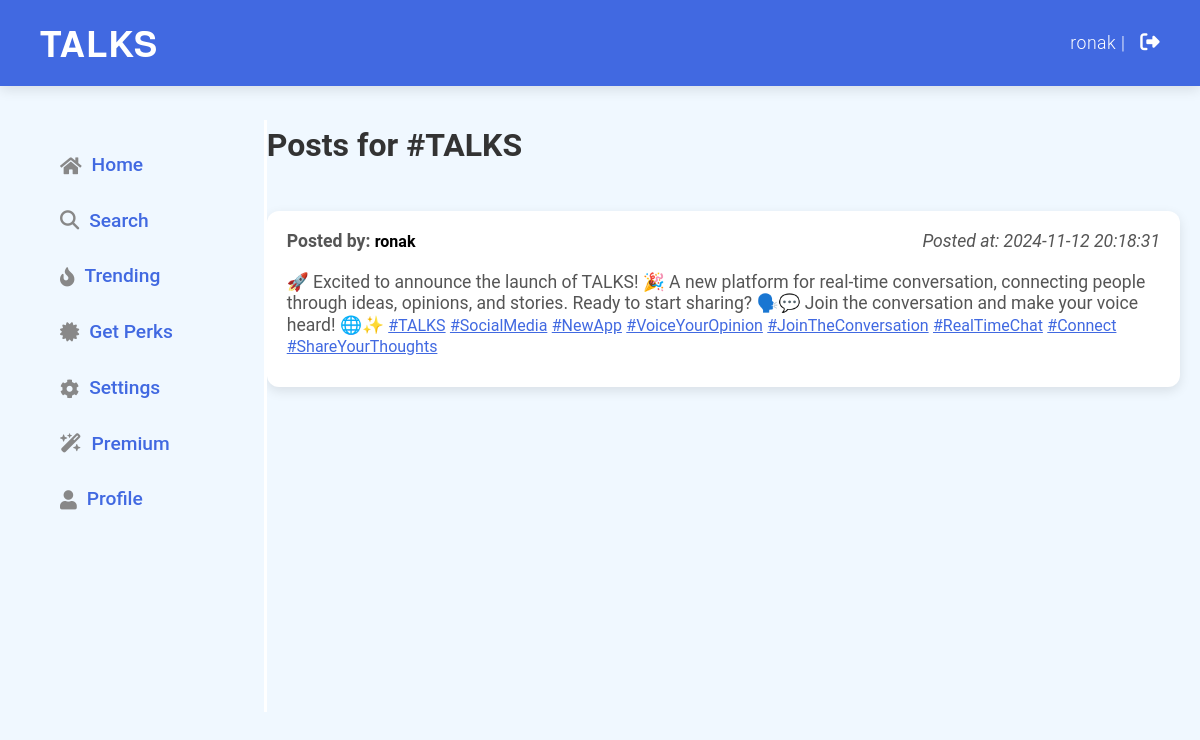
/hashtags/TALKS (signed in), run on the app's committed database.
### tables this page shows
CREATE TABLE users (
    id INTEGER PRIMARY KEY AUTOINCREMENT,
    username TEXT NOT NULL UNIQUE,
    email TEXT NOT NULL UNIQUE,
    password TEXT NOT NULL
, bio TEXT, contact TEXT, google_id TEXT, perks INT DEFAULT 0, login_streak INT DEFAULT 0, last_login_date DATE, subscriptions TEXT CHECK(subscriptions IN ('user','basic', 'premium', 'exclusive')) DEFAULT 'user');

CREATE TABLE hashtags (
    id INTEGER PRIMARY KEY AUTOINCREMENT,
    tag TEXT UNIQUE,
    count INTEGER DEFAULT 1
, post_ids TEXT);

CREATE TABLE "posts" (
    id INTEGER PRIMARY KEY,
    user_id INTEGER NOT NULL,
    content TEXT NOT NULL,
    created_at TIMESTAMP DEFAULT CURRENT_TIMESTAMP
);

### app.py (the view)
@app.route("/hashtags/<tag>")
def hashtags(tag):
    conn = get_db_connection()
    cursor = conn.cursor()
    tag = "#" + tag
    cursor.execute("SELECT * FROM hashtags WHERE tag = ?", (tag,))
    hashtag = cursor.fetchone()
    if hashtag:
        post_ids = hashtag["post_ids"].split(",")
        posts = []
        for post_id in post_ids:
            cursor.execute("SELECT * FROM posts WHERE id = ?", (post_id,))
            post = cursor.fetchone()
            if post:
                post_dict = dict(post)
                post_dict["post_id"] = post_dict.pop("id")
                content_with_links = re.sub(
                    r"(#\w+)",
                    lambda match: f'<a href="{url_for("hashtags", tag=match.group(1)[1:])}" class="hashtag-links">{match.group(1)}</a>',
                    post["content"],
                )
                content_with_links = Markup(content_with_links)
                post_dict["content"] = content_with_links
                cursor.execute(
                    "SELECT * FROM users WHERE id = ?", (post_dict["user_id"],)
                )
                user = cursor.fetchone()
                if user:
                    post_dict["user_name"] = user["username"]
                else:
                    post_dict["user_name"] = "Unknown User"  # In case no user is found
                posts.append(post_dict)
        conn.close()
        return render_template("hashtag_posts.html", tag=tag[1:], posts=posts)
    conn.close()
    flash("No posts found for this hashtag.")
    return redirect(url_for("home"))

### app.py (called while the page is built)
def get_db_connection():
    conn = sqlite3.connect(DATABASE)
    conn.row_factory = sqlite3.Row  # Enable dictionary-like row access
    return conn

### templates/hashtag_posts.html (shortened to what this page needs)
<!DOCTYPE html>
<html lang="en">
  <head>
    {%include 'link-href.html'%}
    <link
      rel="stylesheet"
      href="{{url_for('static', filename='css/styles.css')}}"
    />
  </head>
  <body>
    {%include 'main-header.html'%}
    <div class="container main-content">
      <main class="content-area">
        {% include 'left-bar.html' %}
        <div class="main">
          <h1 class="page-title">Posts for #{{ tag }}</h1>
          {% if posts %}
          <div class="posts-list">
            {% for post in posts %}
            <div class="post">
              <div class="post-header">
                <p class="post-author">
                  Posted by: <strong>{{ post['user_name'] }}</strong>
                </p>
                <p class="post-date">
                  Posted at: <span>{{ post['created_at'] }}</span>
                </p>
              </div>
              <div class="post-body">
                <p class="post-content">{{ post['content'] }}</p>
              </div>
            </div>
            {% endfor %}
          </div>
          {% else %}
          <p class="no-posts-message">No posts available for this hashtag.</p>
          {% endif %}
        </div>
      </main>
    </div>
  </body>
</html>

### templates/main-header.html
<header class="main-header">
  <div class="container">
    <h1 class="logo">TALKS</h1>
    <nav>
      {% if session['username'] %}
      <p>
        {{ session['username'] }} |
        <a href="{{ url_for('logout') }}"
          ><i class="fa-solid fa-right-from-bracket"></i
        ></a>
      </p>
      {% else %}
      <a href="{{ url_for('login') }}" class="btn">Login</a> |
      <a href="{{ url_for('register') }}" class="btn">Register</a>
      {% endif %}
    </nav>
  </div>
</header>

### static/css/styles.css (style rules this page uses)
* { margin: 0; padding: 0; box-sizing: border-box; font-family: "Roboto", sans-serif; }
body { background-color: #f0f8ff; color: #333; line-height: 1.6; padding-top: 80px; font-size: 16px; }
.container { max-width: 100%; margin: 0 auto; padding: 0 20px; }
.main-header { background-color: #4169e1; color: #fff; padding: 15px 0; position: fixed; width: 100%; top: 0; left: 0; z-index: 1000; box-shadow: 0 4px 12px rgba(0, 0, 0, 0.1); }
.main-header .container { display: flex; justify-content: space-between; align-items: center; }
.main-header h1 { font-size: 2.2em; margin-left: 20px; font-weight: 700; letter-spacing: 1px; }
.main-header nav a { color: #fff; text-decoration: none; margin-left: 10px; font-size: 1.1em; font-weight: 500; transition: color 0.3s ease; }
.main-header nav p { margin-right: 20px; font-size: 1.1em; font-weight: 300; letter-spacing: 0.5px; }
.main-content { width: 100%; margin-top: 40px; display: flex; padding: 0 20px; justify-content: space-evenly; }
.content-area { width: 100%; display: flex; justify-content: space-around; }
.post { background-color: #fff; padding: 20px; padding-bottom: none; margin-bottom: 20px; border-radius: 12px; box-shadow: 0 4px 12px rgba(0, 0, 0, 0.1); font-size: 1.1em; transform: translateY(20px); transition: opacity 0.5s ease, transform 0.5s ease; }
.post a { font-size: 1rem; color: #4169e1; text-align: center; }
.post p { font-size: 1em; color: #555; margin-bottom: 10px; line-height: 1.2; }
.post p:nth-child(1) { font-size: 1em; }
.post strong { font-size: 1rem; color: #000; }
.logo { font-family: "Helvetica Neue", Helvetica, Arial, sans-serif; font-weight: bold; font-size: 48px; letter-spacing: 3px; text-transform: uppercase; color: #fff; transition: all 0.3s ease-in-out; cursor: pointer; border-radius: 10px; position: relative; display: inline-block; }
.post-header { display: flex; justify-content: space-between; align-items: center; position: relative; }

### templates/hashtag_posts.html (style rules this page uses)
.page-title { font-size: 2rem; color: #333; }
.posts-list { margin-top: 20px; }
.post-author { font-weight: bold; }
.post-date { font-style: italic; }
.post-body { margin-top: 10px; }
.main { width: 80%; }

### data on the page
users: username "ronak"
hashtags: user_name "ronak", created_at "2024-11-12 20:18:31", content "🚀 Excited to announce the launch of TALKS! 🎉 A new platform for real-time conversation, connecting people through ideas, opinions, and stories. Ready to start sharing? 🗣️💬 Join the conversation and make your voice heard! 🌐✨ #TALKS #SocialMedia #NewApp #VoiceYourOpinion #JoinTheConversation #RealTimeChat #Connect #ShareYourThoughts"

### other printed values
{{ tag }} "TALKS"
